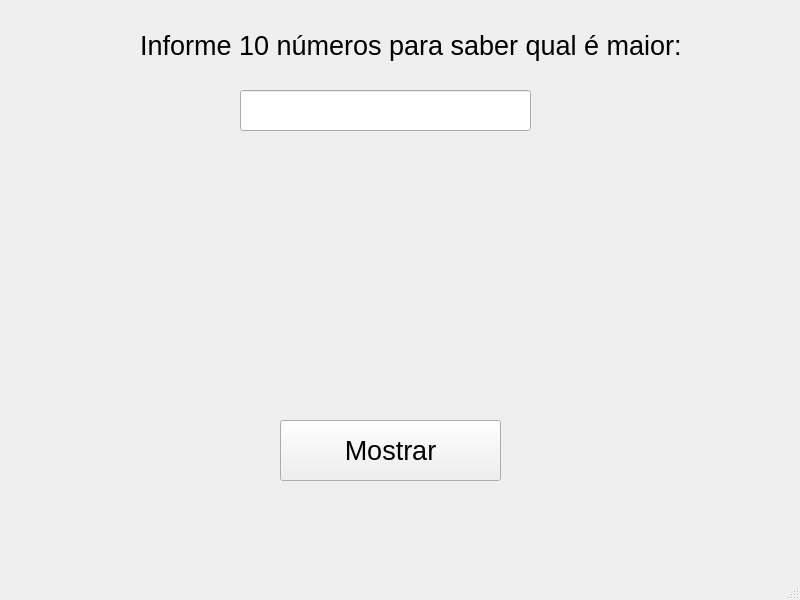
<?xml version="1.0" encoding="UTF-8"?>
<ui version="4.0">
 <class>MainWindow</class>
 <widget class="QMainWindow" name="MainWindow">
  <property name="geometry">
   <rect>
    <x>0</x>
    <y>0</y>
    <width>800</width>
    <height>600</height>
   </rect>
  </property>
  <property name="windowTitle">
   <string>MainWindow</string>
  </property>
  <widget class="QWidget" name="centralwidget">
   <widget class="QPushButton" name="pushButtonMostrar">
    <property name="geometry">
     <rect>
      <x>280</x>
      <y>420</y>
      <width>221</width>
      <height>61</height>
     </rect>
    </property>
    <property name="font">
     <font>
      <pointsize>20</pointsize>
     </font>
    </property>
    <property name="text">
     <string>Mostrar</string>
    </property>
   </widget>
   <widget class="QLabel" name="label">
    <property name="geometry">
     <rect>
      <x>140</x>
      <y>20</y>
      <width>551</width>
      <height>51</height>
     </rect>
    </property>
    <property name="font">
     <font>
      <pointsize>20</pointsize>
     </font>
    </property>
    <property name="text">
     <string>Informe 10 números para saber qual é maior:</string>
    </property>
   </widget>
   <widget class="QLabel" name="labelResultado">
    <property name="geometry">
     <rect>
      <x>160</x>
      <y>200</y>
      <width>461</width>
      <height>151</height>
     </rect>
    </property>
    <property name="font">
     <font>
      <pointsize>20</pointsize>
     </font>
    </property>
    <property name="text">
     <string/>
    </property>
    <property name="alignment">
     <set>Qt::AlignCenter</set>
    </property>
   </widget>
   <widget class="QLineEdit" name="lineEditNumero1">
    <property name="geometry">
     <rect>
      <x>240</x>
      <y>90</y>
      <width>291</width>
      <height>41</height>
     </rect>
    </property>
   </widget>
  </widget>
  <widget class="QMenuBar" name="menubar">
   <property name="geometry">
    <rect>
     <x>0</x>
     <y>0</y>
     <width>800</width>
     <height>21</height>
    </rect>
   </property>
  </widget>
  <widget class="QStatusBar" name="statusbar"/>
 </widget>
 <resources/>
 <connections/>
</ui>
